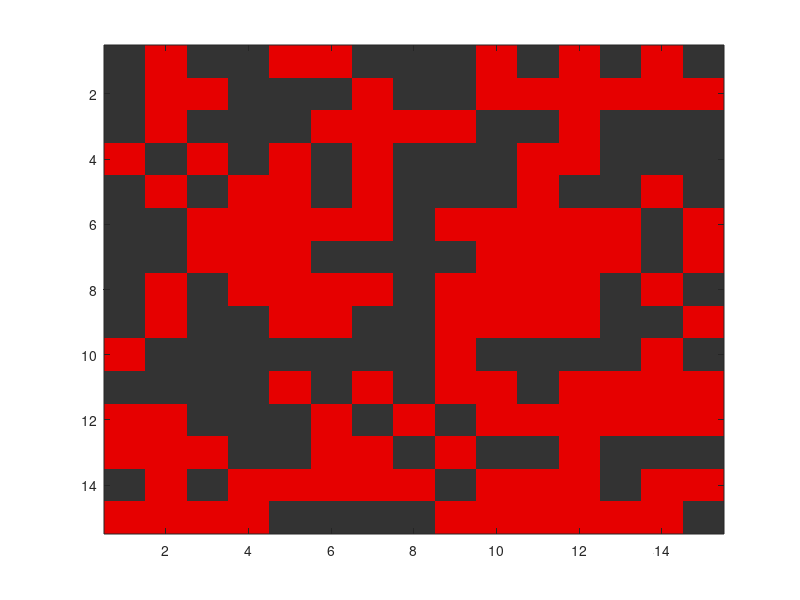

Source code (MATLAB): (Note: this script raises an error after producing the figure.)
clc;clear;close all;

N = 15;

baseGrid = [
    0 1 0 0 1 1 0 0 0 1 0 1 0 1 0;
    0 1 1 0 0 0 1 0 0 1 1 1 1 1 1;
    0 1 0 0 0 1 1 1 1 0 0 1 0 0 0;
    1 0 1 0 1 0 1 0 0 0 1 1 0 0 0;
    0 1 0 1 1 0 1 0 0 0 1 0 0 1 0;
    0 0 1 1 1 1 1 0 1 1 1 1 1 0 1;
    0 0 1 1 1 0 0 0 0 1 1 1 1 0 1;
    0 1 0 1 1 1 1 0 1 1 1 1 0 1 0;
    0 1 0 0 1 1 0 0 1 1 1 1 0 0 1;
    1 0 0 0 0 0 0 0 1 0 0 0 0 1 0;
    0 0 0 0 1 0 1 0 1 1 0 1 1 1 1;
    1 1 0 0 0 1 0 1 0 1 1 1 1 1 1;
    1 1 1 0 0 1 1 0 1 0 0 1 0 0 0;
    0 1 0 1 1 1 1 1 0 1 1 1 0 1 1;
    1 1 1 1 0 0 0 0 1 1 1 1 1 1 0
];

figure('Visible', 'off'); 
imagesc(baseGrid);
colormap([0.2 0.2 0.2; 0.9 0 0]);  % black for 0, red for 1
saveas(gcf, 'out/basegrid.png'); 
close(gcf);

[LofL, labels] = hk76(baseGrid);

figure('Visible', 'off'); 
imagesc(labels);
saveas(gcf, 'out/re-labelled.png'); 
close(gcf);

[TB, LR] = check_percolation(labels);

disp(TB);
disp(LR);